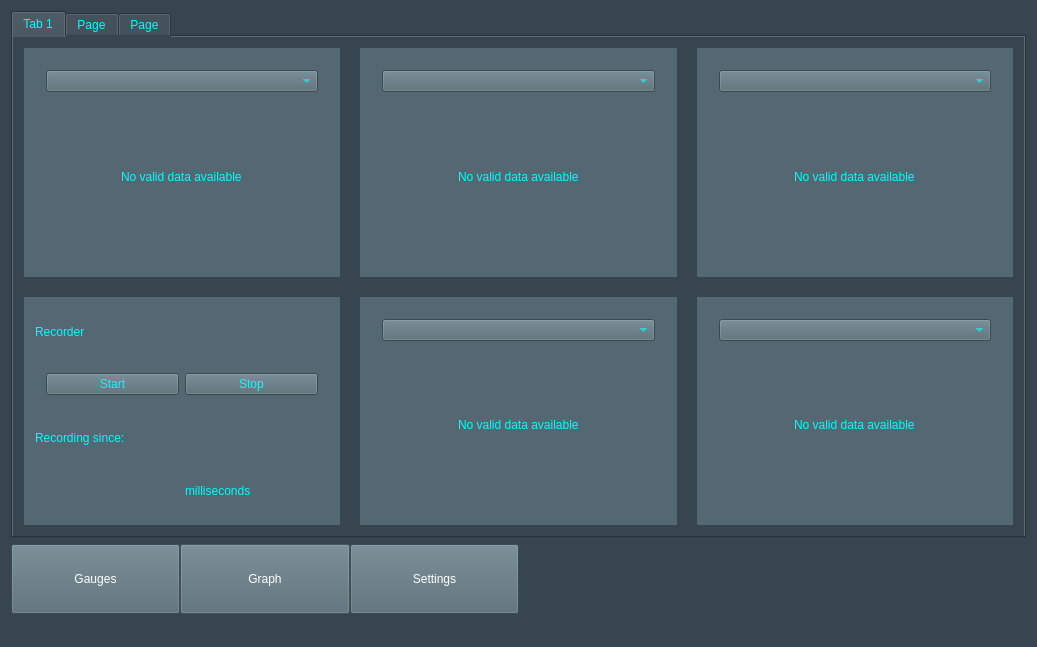
<?xml version="1.0" encoding="UTF-8"?>
<ui version="4.0">
 <class>MainWindow</class>
 <widget class="QMainWindow" name="MainWindow">
  <property name="geometry">
   <rect>
    <x>0</x>
    <y>0</y>
    <width>1037</width>
    <height>647</height>
   </rect>
  </property>
  <property name="sizePolicy">
   <sizepolicy hsizetype="Fixed" vsizetype="Fixed">
    <horstretch>16</horstretch>
    <verstretch>9</verstretch>
   </sizepolicy>
  </property>
  <property name="cursor">
   <cursorShape>CrossCursor</cursorShape>
  </property>
  <property name="mouseTracking">
   <bool>true</bool>
  </property>
  <property name="windowTitle">
   <string>Windauto</string>
  </property>
  <property name="windowOpacity">
   <double>1.000000000000000</double>
  </property>
  <property name="styleSheet">
   <string notr="true">background: rgb(54, 69, 79);</string>
  </property>
  <widget class="QWidget" name="centralWidget">
   <property name="styleSheet">
    <string notr="true">color:rgb(255, 255, 255)</string>
   </property>
   <layout class="QVBoxLayout" name="verticalLayout">
    <item>
     <widget class="QTabWidget" name="tabWidget">
      <property name="sizePolicy">
       <sizepolicy hsizetype="Expanding" vsizetype="Expanding">
        <horstretch>0</horstretch>
        <verstretch>15</verstretch>
       </sizepolicy>
      </property>
      <property name="cursor">
       <cursorShape>ArrowCursor</cursorShape>
      </property>
      <property name="styleSheet">
       <string notr="true">color: rgb(0, 255, 255);</string>
      </property>
      <property name="currentIndex">
       <number>0</number>
      </property>
      <property name="elideMode">
       <enum>Qt::ElideNone</enum>
      </property>
      <widget class="QWidget" name="Gauges">
       <attribute name="title">
        <string>Tab 1</string>
       </attribute>
       <layout class="QGridLayout" name="gridLayout_2">
        <item row="0" column="0">
         <widget class="QWidget" name="planes" native="true">
          <property name="sizePolicy">
           <sizepolicy hsizetype="MinimumExpanding" vsizetype="MinimumExpanding">
            <horstretch>0</horstretch>
            <verstretch>14</verstretch>
           </sizepolicy>
          </property>
          <layout class="QGridLayout" name="gridLayout">
           <property name="leftMargin">
            <number>0</number>
           </property>
           <property name="topMargin">
            <number>0</number>
           </property>
           <property name="rightMargin">
            <number>0</number>
           </property>
           <property name="bottomMargin">
            <number>0</number>
           </property>
           <property name="spacing">
            <number>20</number>
           </property>
           <item row="0" column="2">
            <widget class="QWidget" name="sensorShowerTopRight" native="true">
             <property name="sizePolicy">
              <sizepolicy hsizetype="Preferred" vsizetype="Preferred">
               <horstretch>1</horstretch>
               <verstretch>1</verstretch>
              </sizepolicy>
             </property>
             <property name="styleSheet">
              <string notr="true">background: rgb(83,104,114);</string>
             </property>
             <layout class="QHBoxLayout" name="horizontalLayout_5">
              <item>
               <widget class="QWidget" name="widget" native="true">
                <layout class="QVBoxLayout" name="verticalLayout_4">
                 <item>
                  <widget class="QComboBox" name="sensorSelectorTopRight"/>
                 </item>
                 <item alignment="Qt::AlignHCenter">
                  <widget class="QLabel" name="sensorLabelTopRight">
                   <property name="styleSheet">
                    <string notr="true">font: 20pt &quot;Ubuntu Condensed&quot;;</string>
                   </property>
                   <property name="text">
                    <string>No valid data available</string>
                   </property>
                  </widget>
                 </item>
                </layout>
               </widget>
              </item>
             </layout>
            </widget>
           </item>
           <item row="1" column="0">
            <widget class="QWidget" name="recorderWidget_2" native="true">
             <property name="enabled">
              <bool>true</bool>
             </property>
             <property name="sizePolicy">
              <sizepolicy hsizetype="Preferred" vsizetype="Preferred">
               <horstretch>1</horstretch>
               <verstretch>1</verstretch>
              </sizepolicy>
             </property>
             <property name="styleSheet">
              <string notr="true">background: rgb(83,104,114);</string>
             </property>
             <layout class="QVBoxLayout" name="verticalLayout_5">
              <item>
               <widget class="QLabel" name="RecorderLabel">
                <property name="styleSheet">
                 <string notr="true">font: 20pt &quot;Ubuntu Condensed&quot;;</string>
                </property>
                <property name="text">
                 <string>Recorder</string>
                </property>
               </widget>
              </item>
              <item>
               <widget class="QWidget" name="widget_4" native="true">
                <layout class="QHBoxLayout" name="horizontalLayout_9">
                 <item>
                  <widget class="QPushButton" name="startRecording">
                   <property name="styleSheet">
                    <string notr="true">font: 14pt &quot;Ubuntu Condensed&quot;;</string>
                   </property>
                   <property name="text">
                    <string>Start</string>
                   </property>
                  </widget>
                 </item>
                 <item>
                  <widget class="QPushButton" name="stopRecording">
                   <property name="styleSheet">
                    <string notr="true">font: 14pt &quot;Ubuntu Condensed&quot;;</string>
                   </property>
                   <property name="text">
                    <string>Stop</string>
                   </property>
                  </widget>
                 </item>
                </layout>
               </widget>
              </item>
              <item>
               <widget class="QLabel" name="recordingSince">
                <property name="styleSheet">
                 <string notr="true">font: 14pt &quot;Ubuntu Condensed&quot;;</string>
                </property>
                <property name="text">
                 <string>Recording since:</string>
                </property>
               </widget>
              </item>
              <item>
               <widget class="QWidget" name="widget_5" native="true">
                <layout class="QHBoxLayout" name="horizontalLayout_6">
                 <item>
                  <widget class="QLabel" name="recordingSinceLabel">
                   <property name="styleSheet">
                    <string notr="true">font: 14pt &quot;Ubuntu Condensed&quot;;</string>
                   </property>
                   <property name="text">
                    <string/>
                   </property>
                   <property name="alignment">
                    <set>Qt::AlignRight|Qt::AlignTrailing|Qt::AlignVCenter</set>
                   </property>
                  </widget>
                 </item>
                 <item>
                  <widget class="QLabel" name="label_4">
                   <property name="styleSheet">
                    <string notr="true">font: 14pt &quot;Ubuntu Condensed&quot;;</string>
                   </property>
                   <property name="text">
                    <string>milliseconds</string>
                   </property>
                  </widget>
                 </item>
                </layout>
               </widget>
              </item>
             </layout>
            </widget>
           </item>
           <item row="1" column="2">
            <widget class="QWidget" name="sensorShowerBottomRight" native="true">
             <property name="sizePolicy">
              <sizepolicy hsizetype="Preferred" vsizetype="Preferred">
               <horstretch>1</horstretch>
               <verstretch>1</verstretch>
              </sizepolicy>
             </property>
             <property name="styleSheet">
              <string notr="true">background: rgb(83,104,114);</string>
             </property>
             <layout class="QHBoxLayout" name="horizontalLayout_8">
              <item>
               <widget class="QWidget" name="widget_2" native="true">
                <layout class="QVBoxLayout" name="verticalLayout_7">
                 <item>
                  <widget class="QComboBox" name="sensorSelectorBottomRight"/>
                 </item>
                 <item alignment="Qt::AlignHCenter">
                  <widget class="QLabel" name="sensorLabelBottomRight">
                   <property name="styleSheet">
                    <string notr="true">font: 20pt &quot;Ubuntu Condensed&quot;;</string>
                   </property>
                   <property name="text">
                    <string>No valid data available</string>
                   </property>
                  </widget>
                 </item>
                </layout>
               </widget>
              </item>
             </layout>
            </widget>
           </item>
           <item row="1" column="1">
            <widget class="QWidget" name="sensorShowerBottomMiddle" native="true">
             <property name="sizePolicy">
              <sizepolicy hsizetype="Preferred" vsizetype="Preferred">
               <horstretch>1</horstretch>
               <verstretch>1</verstretch>
              </sizepolicy>
             </property>
             <property name="styleSheet">
              <string notr="true">background: rgb(83,104,114);</string>
             </property>
             <layout class="QHBoxLayout" name="horizontalLayout_7">
              <item>
               <widget class="QWidget" name="widget_6" native="true">
                <layout class="QVBoxLayout" name="verticalLayout_8">
                 <item>
                  <widget class="QComboBox" name="sensorSelectorBottomMiddle"/>
                 </item>
                 <item alignment="Qt::AlignHCenter">
                  <widget class="QLabel" name="sensorLabelBottomMiddle">
                   <property name="styleSheet">
                    <string notr="true">font: 20pt &quot;Ubuntu Condensed&quot;;</string>
                   </property>
                   <property name="text">
                    <string>No valid data available</string>
                   </property>
                  </widget>
                 </item>
                </layout>
               </widget>
              </item>
             </layout>
            </widget>
           </item>
           <item row="0" column="1">
            <widget class="QWidget" name="sensorShowerTopMiddle" native="true">
             <property name="sizePolicy">
              <sizepolicy hsizetype="Preferred" vsizetype="Preferred">
               <horstretch>1</horstretch>
               <verstretch>1</verstretch>
              </sizepolicy>
             </property>
             <property name="styleSheet">
              <string notr="true">background: rgb(83,104,114);</string>
             </property>
             <layout class="QHBoxLayout" name="horizontalLayout_11">
              <item>
               <widget class="QWidget" name="widget_7" native="true">
                <layout class="QVBoxLayout" name="verticalLayout_9">
                 <item>
                  <widget class="QComboBox" name="sensorSelectorTopMiddle"/>
                 </item>
                 <item alignment="Qt::AlignHCenter">
                  <widget class="QLabel" name="sensorLabelTopMiddle">
                   <property name="styleSheet">
                    <string notr="true">font: 20pt &quot;Ubuntu Condensed&quot;;</string>
                   </property>
                   <property name="text">
                    <string>No valid data available</string>
                   </property>
                  </widget>
                 </item>
                </layout>
               </widget>
              </item>
             </layout>
            </widget>
           </item>
           <item row="0" column="0">
            <widget class="QWidget" name="sensorShowerTopLeft" native="true">
             <property name="sizePolicy">
              <sizepolicy hsizetype="Preferred" vsizetype="Preferred">
               <horstretch>1</horstretch>
               <verstretch>1</verstretch>
              </sizepolicy>
             </property>
             <property name="styleSheet">
              <string notr="true">background: rgb(83,104,114);</string>
             </property>
             <layout class="QHBoxLayout" name="horizontalLayout_12">
              <item>
               <widget class="QWidget" name="widget_8" native="true">
                <layout class="QVBoxLayout" name="verticalLayout_10">
                 <item>
                  <widget class="QComboBox" name="sensorSelectorTopLeft"/>
                 </item>
                 <item alignment="Qt::AlignHCenter">
                  <widget class="QLabel" name="sensorLabelTopLeft">
                   <property name="styleSheet">
                    <string notr="true">font: 20pt &quot;Ubuntu Condensed&quot;;</string>
                   </property>
                   <property name="text">
                    <string>No valid data available</string>
                   </property>
                  </widget>
                 </item>
                </layout>
               </widget>
              </item>
             </layout>
            </widget>
           </item>
          </layout>
         </widget>
        </item>
       </layout>
      </widget>
      <widget class="QWidget" name="Graph">
       <attribute name="title">
        <string>Page</string>
       </attribute>
       <layout class="QVBoxLayout" name="verticalLayout_3">
        <item>
         <widget class="QFrame" name="frame">
          <property name="sizePolicy">
           <sizepolicy hsizetype="Preferred" vsizetype="Preferred">
            <horstretch>0</horstretch>
            <verstretch>1</verstretch>
           </sizepolicy>
          </property>
          <property name="frameShape">
           <enum>QFrame::StyledPanel</enum>
          </property>
          <property name="frameShadow">
           <enum>QFrame::Raised</enum>
          </property>
          <layout class="QHBoxLayout" name="horizontalLayout_3">
           <item>
            <widget class="QLabel" name="label">
             <property name="text">
              <string>Number of Samples</string>
             </property>
            </widget>
           </item>
           <item>
            <widget class="QSpinBox" name="numberOfSamples">
             <property name="layoutDirection">
              <enum>Qt::RightToLeft</enum>
             </property>
            </widget>
           </item>
          </layout>
         </widget>
        </item>
        <item>
         <widget class="QCustomPlot" name="customPlot" native="true">
          <property name="sizePolicy">
           <sizepolicy hsizetype="Preferred" vsizetype="Preferred">
            <horstretch>0</horstretch>
            <verstretch>10</verstretch>
           </sizepolicy>
          </property>
          <property name="styleSheet">
           <string notr="true">color: rgb(186, 189, 182);</string>
          </property>
         </widget>
        </item>
       </layout>
      </widget>
      <widget class="QWidget" name="Settings">
       <attribute name="title">
        <string>Page</string>
       </attribute>
       <widget class="QWidget" name="verticalWidget" native="true">
        <property name="geometry">
         <rect>
          <x>0</x>
          <y>0</y>
          <width>371</width>
          <height>501</height>
         </rect>
        </property>
        <layout class="QVBoxLayout" name="verticalLayout_6">
         <item>
          <widget class="QLabel" name="RecorderSettingsLabel">
           <property name="styleSheet">
            <string notr="true">font: 20pt &quot;Ubuntu Condensed&quot;;</string>
           </property>
           <property name="text">
            <string>Recorder Settings</string>
           </property>
          </widget>
         </item>
         <item>
          <layout class="QHBoxLayout" name="horizontalLayout_10">
           <item>
            <widget class="QLabel" name="recorderFileNameLabel">
             <property name="styleSheet">
              <string notr="true">font: 14pt &quot;Ubuntu Condensed&quot;;</string>
             </property>
             <property name="text">
              <string>Change recorder file name:</string>
             </property>
            </widget>
           </item>
           <item>
            <widget class="QLineEdit" name="recorderFileName">
             <property name="styleSheet">
              <string notr="true">background-color: rgb(255, 255, 255);
color: rgb(0, 0, 0);
font: 10pt &quot;Ubuntu Condensed&quot;;</string>
             </property>
             <property name="text">
              <string>sensorlogfile</string>
             </property>
            </widget>
           </item>
          </layout>
         </item>
         <item>
          <layout class="QHBoxLayout" name="recorderFileSettings">
           <item>
            <widget class="QPushButton" name="openRecorderFile">
             <property name="sizePolicy">
              <sizepolicy hsizetype="Minimum" vsizetype="Preferred">
               <horstretch>0</horstretch>
               <verstretch>0</verstretch>
              </sizepolicy>
             </property>
             <property name="styleSheet">
              <string notr="true">background: rgb(83,104,114);
font: 14pt &quot;Ubuntu Condensed&quot;;</string>
             </property>
             <property name="text">
              <string>Open Recorder File</string>
             </property>
            </widget>
           </item>
           <item>
            <widget class="QPushButton" name="displayRecorderFile">
             <property name="sizePolicy">
              <sizepolicy hsizetype="Minimum" vsizetype="Preferred">
               <horstretch>0</horstretch>
               <verstretch>0</verstretch>
              </sizepolicy>
             </property>
             <property name="styleSheet">
              <string notr="true">background: rgb(83,104,114);
font: 14pt &quot;Ubuntu Condensed&quot;;</string>
             </property>
             <property name="text">
              <string>Display Last Recorder File</string>
             </property>
            </widget>
           </item>
          </layout>
         </item>
         <item>
          <widget class="QTableWidget" name="recorderTable">
           <property name="enabled">
            <bool>true</bool>
           </property>
          </widget>
         </item>
        </layout>
       </widget>
      </widget>
     </widget>
    </item>
    <item>
     <widget class="QWidget" name="tabBar" native="true">
      <property name="enabled">
       <bool>true</bool>
      </property>
      <property name="sizePolicy">
       <sizepolicy hsizetype="Preferred" vsizetype="Preferred">
        <horstretch>0</horstretch>
        <verstretch>2</verstretch>
       </sizepolicy>
      </property>
      <property name="minimumSize">
       <size>
        <width>0</width>
        <height>0</height>
       </size>
      </property>
      <property name="maximumSize">
       <size>
        <width>16777215</width>
        <height>100</height>
       </size>
      </property>
      <layout class="QHBoxLayout" name="horizontalLayout">
       <property name="spacing">
        <number>0</number>
       </property>
       <property name="leftMargin">
        <number>0</number>
       </property>
       <property name="topMargin">
        <number>0</number>
       </property>
       <property name="rightMargin">
        <number>0</number>
       </property>
       <property name="bottomMargin">
        <number>0</number>
       </property>
       <item>
        <widget class="QWidget" name="tabButtons" native="true">
         <layout class="QHBoxLayout" name="horizontalLayout_2">
          <property name="spacing">
           <number>0</number>
          </property>
          <property name="sizeConstraint">
           <enum>QLayout::SetDefaultConstraint</enum>
          </property>
          <property name="leftMargin">
           <number>0</number>
          </property>
          <property name="topMargin">
           <number>0</number>
          </property>
          <property name="rightMargin">
           <number>0</number>
          </property>
          <property name="bottomMargin">
           <number>0</number>
          </property>
          <item>
           <widget class="QPushButton" name="GaugeButton">
            <property name="sizePolicy">
             <sizepolicy hsizetype="Minimum" vsizetype="Preferred">
              <horstretch>0</horstretch>
              <verstretch>0</verstretch>
             </sizepolicy>
            </property>
            <property name="styleSheet">
             <string notr="true">background: rgb(83,104,114);
font: 20pt &quot;Ubuntu Condensed&quot;;</string>
            </property>
            <property name="text">
             <string>Gauges</string>
            </property>
            <property name="autoDefault">
             <bool>false</bool>
            </property>
            <property name="default">
             <bool>false</bool>
            </property>
            <property name="flat">
             <bool>false</bool>
            </property>
           </widget>
          </item>
          <item>
           <widget class="QPushButton" name="GraphButton">
            <property name="enabled">
             <bool>false</bool>
            </property>
            <property name="sizePolicy">
             <sizepolicy hsizetype="Minimum" vsizetype="Preferred">
              <horstretch>0</horstretch>
              <verstretch>0</verstretch>
             </sizepolicy>
            </property>
            <property name="styleSheet">
             <string notr="true">background: rgb(83,104,114);
font: 20pt &quot;Ubuntu Condensed&quot;;</string>
            </property>
            <property name="text">
             <string>Graph</string>
            </property>
           </widget>
          </item>
          <item>
           <widget class="QPushButton" name="settingsButton">
            <property name="sizePolicy">
             <sizepolicy hsizetype="Minimum" vsizetype="Preferred">
              <horstretch>0</horstretch>
              <verstretch>0</verstretch>
             </sizepolicy>
            </property>
            <property name="styleSheet">
             <string notr="true">background: rgb(83,104,114);
font: 20pt &quot;Ubuntu Condensed&quot;;</string>
            </property>
            <property name="text">
             <string>Settings</string>
            </property>
           </widget>
          </item>
         </layout>
        </widget>
       </item>
       <item>
        <widget class="QWidget" name="widget_3" native="true"/>
       </item>
      </layout>
     </widget>
    </item>
   </layout>
  </widget>
  <widget class="QStatusBar" name="statusBar"/>
 </widget>
 <layoutdefault spacing="6" margin="11"/>
 <customwidgets>
  <customwidget>
   <class>QCustomPlot</class>
   <extends>QWidget</extends>
   <header>qcustomplot.h</header>
   <container>1</container>
  </customwidget>
 </customwidgets>
 <resources/>
 <connections/>
</ui>
